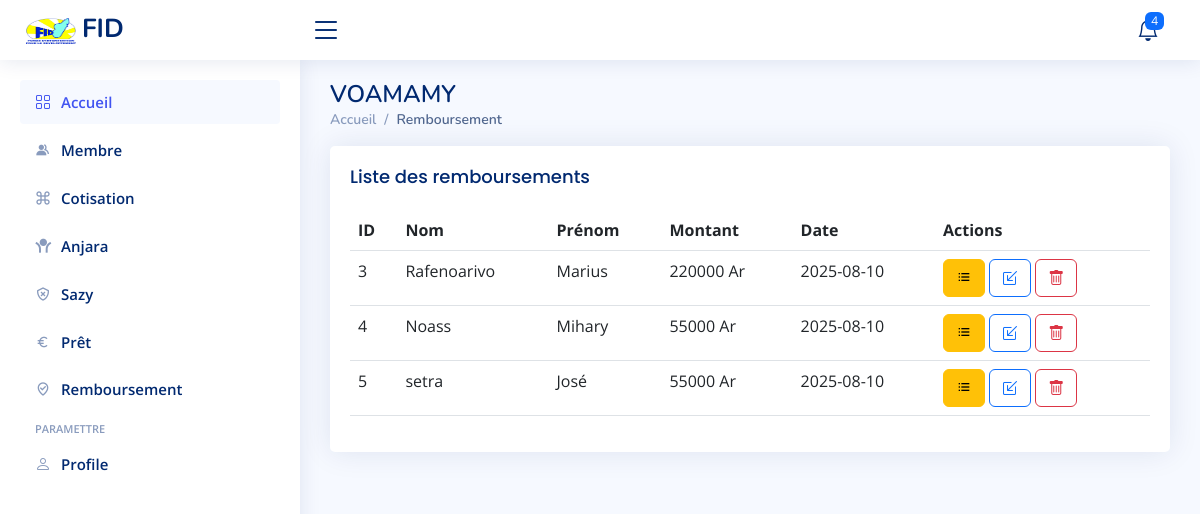
Screenshot of /index.php/vm_controller/remboursement with the database file from the repository.
### tables this page shows
CREATE TABLE `membre` (
  `ID_membre` int(10) NOT NULL,
  `Nom` varchar(50) NOT NULL,
  `Prenom` varchar(50) NOT NULL
);

CREATE TABLE `remboursement` (
  `ID_remboursement` int(11) NOT NULL,
  `ID_pret` int(11) NOT NULL,
  `Montant` decimal(10,0) NOT NULL,
  `Date_remboursement` date NOT NULL
);

### application/controllers/vm_controller.php (called while the page is built, shortened)
<?php
class vm_controller extends CI_Controller {
    public function __construct() {
        $this->load->model('vm_model');
        $this->load->library(['form_validation', 'session']);
        $this->load->helper(['url', 'form']);
    }
public function remboursement($action = null, $ID_remboursement = null){
    $this->load->model('vm_model');
    $data = [];
    $data['membre'] = $this->vm_model->membre();
    $data['pret'] = $this->vm_model->pret();
    $data['remboursement'] = $this->vm_model->remboursement();
    $this->load->view('liste_remboursement_view', $data);
}
}

### index.php (called while the page is built, shortened)
<?php
require_once BASEPATH.'core/CodeIgniter.php';

### application/models/vm_model.php (called while the page is built, shortened)
<?php
class Vm_model extends CI_Model {
    public function remboursement() {
        $query = $this->db->query("SELECT ID_remboursement,remboursement.Montant,Date_remboursement, membre.Nom, membre.Prenom FROM membre, remboursement, pret WHERE membre.ID_membre= pret.ID_membre and remboursement.ID_pret =  pret.ID_pret  " );
        return $query->result();
    }
}
?>

### application/views/liste_remboursement_view.php (the view, shortened to what this page needs)
  <main id="main" class="main">
<div class="pagetitle">
<h1>VOAMAMY</h1>
  <nav>
    <ol class="breadcrumb">
      <li class="breadcrumb-item"><a href="<?php echo base_url().'index.php/vm_controller/index'; ?>">Accueil</a></li>
      <li class="breadcrumb-item active">Remboursement</li>
    </ol>
  </nav>
</div>
<section class="section">
          <div class="card">
            <div class="card-body">
              <h5 class="card-title">Liste des remboursements</h5>
              <table class="table datatable">
                <thead>
                  <tr>
                    <th scope="col">ID</th>
                    <th scope="col">Nom</th>
                    <th scope="col">Prénom</th>
                    <th scope="col">Montant</th>
                    <th scope="col">Date</th>
                    <th scope="col">Actions</th>
                  </tr>
                </thead>
                <tbody>
                <?php foreach($remboursement as $m):?>
                  <tr>
                    <td><?= $m->ID_remboursement ?></td>
                    <td><?= $m->Nom?></td>
                    <td><?= $m->Prenom?></td>
                    <td><?= $m->Montant ?> Ar</td>
                    <td><?= $m->Date_remboursement?></td>
                    <td>
                    <a href="<?php echo base_url().'index.php/vm_controller/remboursement/historique/'.$m->ID_remboursement;?>"><button type="button" class="btn btn-warning"><i class="bx bx-list-ul"></i></button></a>
                    <a href="<?php echo base_url().'index.php/vm_controller/remboursement/modifier/'.$m->ID_remboursement;?>"><button type="button" class="btn btn-outline-primary"><i class="bi bi-box-arrow-in-down-left"></i></button></a>
                    <a href="<?php echo base_url().'index.php/vm_controller/remboursement/supprimer/'.$m->ID_remboursement;?>" onclick="return confirm('Confirmez-vous la suppression ?')"><button type="button" class="btn btn-outline-danger"><i class="bi bi-trash"></i></button></a></td>
                  </tr>
                  <?php endforeach ?>
                </tbody>
              </table>
            </div>
          </div>
</section>
</main>

### assets/css/style.css (style rules this page uses)
:root { scroll-behavior: smooth; }
a { color: #4154f1; text-decoration: none; }
h1, h2, h3, h4, h5, h6 { font-family: "Nunito", sans-serif; }
#main { margin-top: 60px; padding: 20px 30px; transition: all 0.3s; }
.pagetitle { margin-bottom: 10px; }
.pagetitle h1 { font-size: 24px; margin-bottom: 0; font-weight: 600; color: #012970; }
.card { margin-bottom: 30px; border: none; border-radius: 5px; box-shadow: 0px 0 30px rgba(1, 41, 112, 0.1); }
.card-title { padding: 20px 0 15px 0; font-size: 18px; font-weight: 500; color: #012970; font-family: "Poppins", sans-serif; }
.card-body { padding: 0 20px 20px 20px; }
.breadcrumb { font-size: 14px; font-family: "Nunito", sans-serif; color: #899bbd; font-weight: 600; }
.breadcrumb a { color: #899bbd; transition: 0.3s; }
.breadcrumb .breadcrumb-item::before { color: #899bbd; }
.breadcrumb .active { color: #51678f; font-weight: 600; }
@media (min-width: 1200px) { #main, #footer { margin-left: 300px; } }

### rows the page displays
membre: remboursement.ID_remboursement "3", Nom "Rafenoarivo", Prenom "Marius", remboursement.Montant "220000", remboursement.Date_remboursement "2025-08-10"
membre: remboursement.ID_remboursement "4", Nom "Noass", Prenom "Mihary", remboursement.Montant "55000", remboursement.Date_remboursement "2025-08-10"
membre: remboursement.ID_remboursement "5", Nom "setra", Prenom "José", remboursement.Montant "55000", remboursement.Date_remboursement "2025-08-10"
